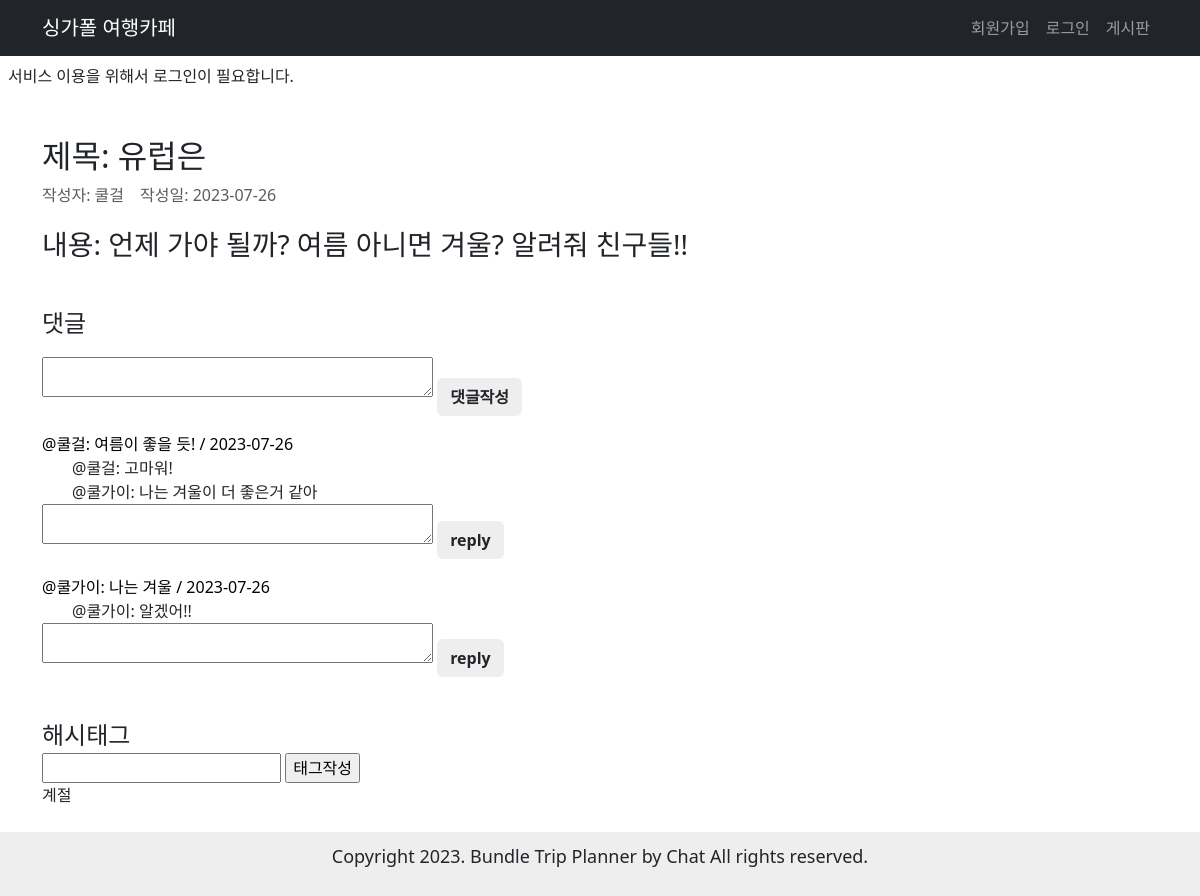
The page /blog/10/ on the database its author committed.
### blog/models.py (models this page shows, shortened)
class Post(models.Model):
    title = models.CharField(max_length=30)
    content = models.TextField()
    created_at = models.DateTimeField(auto_now_add=True)
    updated_at = models.DateTimeField(auto_now=True)
    user = models.ForeignKey(User, on_delete=models.CASCADE)
    tags = models.ManyToManyField('Hashtag', blank=True)

class Comment(models.Model):
    content = models.TextField()
    created_at = models.DateTimeField(auto_now_add=True)
    updated_at = models.DateTimeField(auto_now=True)
    user = models.ForeignKey(User, on_delete=models.CASCADE)
    post = models.ForeignKey('Post', on_delete=models.CASCADE)
    class Meta:
        ordering = ['created_at']

class Reply(models.Model):
    parent = models.ForeignKey(Comment, on_delete=models.CASCADE)
    content = models.TextField()
    created_at = models.DateTimeField(auto_now_add=True)
    updated_at = models.DateTimeField(auto_now=True)
    user = models.ForeignKey(User, on_delete=models.CASCADE)

class Hashtag(models.Model):
    name = models.CharField(max_length=10)

### user/models.py (models this page shows)
class User(AbstractUser):
    username = None
    name = models.CharField(max_length=30)
    email = models.EmailField(unique=True, max_length=255)
    is_staff = models.BooleanField(default=False)
    is_superuser = models.BooleanField(default=False)
    is_active = models.BooleanField(default=True)
    last_login = models.DateTimeField(null=True, blank=True)
    date_joined = models.DateTimeField(auto_now_add=True)
    USERNAME_FIELD = 'email'
    EMAIL_FIELD = 'email'
    REQUIRED_FIELDS = []
    objects = UserManager()

### blog/views.py (the view)
# urls.py: path('<int:pk>/', views.PostDetail.as_view(), name='detail'),
class PostDetail(View):
    def get(self, request, pk):
        post = Post.objects.prefetch_related(
            'comment_set').get(pk=pk)
        comments = post.comment_set.all()
        hashtags = post.tags.all()
        comment_form = CommentForm()
        hashtag_form = HashtagForm()
        reply_form = ReplyForm()
        context = {
            'post': post,
            'comments': comments,
            'hashtags': hashtags,
            'comment_form': comment_form,
            'hashtag_form': hashtag_form,
            'reply_form': reply_form,
        }
        return render(request, 'blog/post_detail.html', context)

### blog/forms.py
class CommentForm(forms.ModelForm):
    class Meta:
        model = Comment
        fields = ['content']
        widgets = {
            'content':  forms.Textarea(attrs={'rows': '3', 'cols': '40'})
        }

class HashtagForm(forms.ModelForm):
    class Meta:
        model = Hashtag
        fields = ['name']

### blog/templates/blog/post_detail.html (shortened to what this page needs)
{% extends "base.html" %}
{% block content %}
<div class="container detail-container">
<div class="d-flex detail-title">
        <h2 class=>제목: {{ post.title }}</h2>
</div>
    <div class="d-flex mt-2 text-muted">
        <p class="mb-3 me-3">작성자: {{ post.user.name }}</p>
        <p class="mb-3">작성일: {{ post.created_at|date:"Y-m-d" }}</p>
    </div>
    <p class="mb-3 fs-3">내용: {{ post.content }}</p>
    <br>
    <div class="mb-3 fs-4">댓글</div>
    <form action="{% url 'blog:cmt-write' post_id=post.pk %}" method="post" class="mb-3">
        {% if comment_form.errors %}
            {% with form=comment_form %}
                {% include "blog/form_error.html" %}
            {% endwith %}
        {% else %}
            {{ comment_form.content }}
        {% endif %}
        <input type="submit" value="댓글작성"  class="btn mt-2">
    </form>
    <div class="comment-container">
        {% if comments %}
            <ul class="list-group">
                {% for comment in comments %}
                    <li class="comment-list">
                        @{{ comment.user.name }}: {{ comment.content }} / {{ comment.created_at|date:"Y-m-d" }}
                        {% for reply in comment.reply_set.all %}
                            <li class="reply-list">
                                @{{ reply.user.name }}: {{ reply.content }}
                            </li>
                        {% endfor %}
                        <form action="{% url 'blog:reply-write' comment_id=comment.pk %}" method="post" class="mb-3">
                            {{ reply_form.content }}
                            <input type="submit" value="reply" class="btn">
                        </form>
                    </li>
                {% endfor %}
            </ul>
        {% else %}
            <p>댓글이 없습니다.</p>
        {% endif %}
    </div>
    <br>
    <div class="fs-4">해시태그</div>
    <form action="{% url 'blog:tag-write' post_id=post.pk %}" method="post">
        {% if hashtag_form.errors %}
            {% with form=hashtag_form %}
                {% include "blog/form_error.html" %}
            {% endwith %}
        {% else %}
            {{ hashtag_form.name }}
        {% endif %}
        <input type="submit" value="태그작성">
    </form>
    {% if hashtags %}
        <ul>
            {% for hashtag in hashtags %}
                <li>
                    {{ hashtag.name }}
                </li>
            {% endfor %}
        </ul>
    {% else %}
        <p>태그가 없습니다.</p>
    {% endif %}
</div>
{% endblock %}

### blog/static/blog/style.css (style rules this page uses)
.detail-container { text-align: left; overflow-y: scroll; width: 100%; }
.detail-container textarea { height: 40px; }
.detail-title { justify-content: space-between; }
.comment-container { overflow-y: scroll; }
.comment-list { color:black; }
.reply-list { margin-left: 30px; }

### main/static/main/style.css (style rules this page uses)
body, h1, h2, fieldset, ul { padding: 0; margin: 0; list-style-type: none; }
input, textarea, select { box-sizing: border-box; }
.btn { font-weight: 700; background-color: #eeeeee; }

### rows shown on the page
Post: title "유럽은", user.name "쿨걸", created_at "2023-07-26", content "언제 가야 될까? 여름 아니면 겨울? 알려줘 친구들!!"
Comment: user.name "쿨걸", content "여름이 좋을 듯!", created_at "2023-07-26"
Reply: user.name "쿨걸", content "고마워!"
Reply: user.name "쿨가이", content "나는 겨울이 더 좋은거 같아"
Comment: user.name "쿨가이", content "나는 겨울", created_at "2023-07-26"
Reply: user.name "쿨가이", content "알겠어!!"
Hashtag: name "계절"
